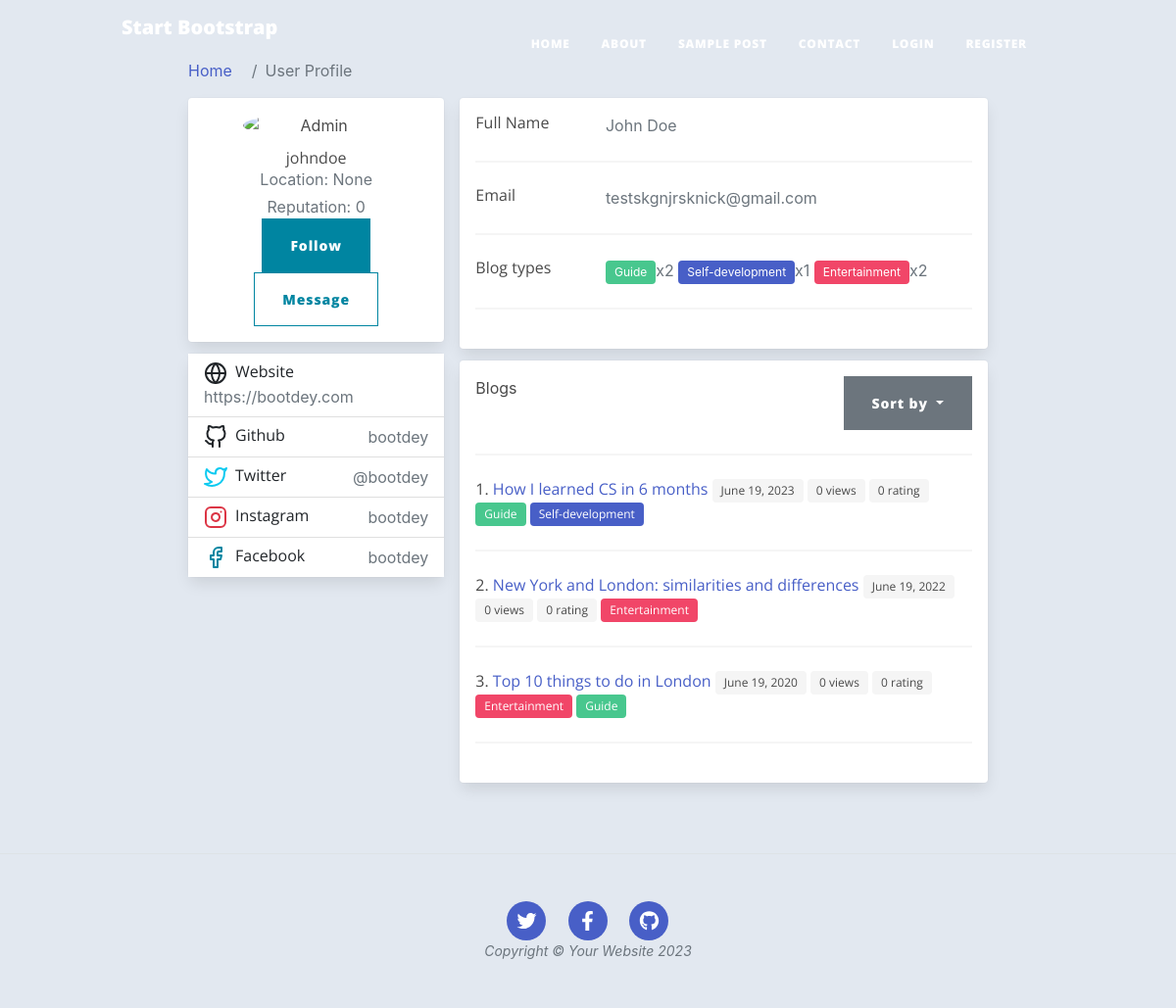
The page /feed/user/25 on the database as committed earlier.
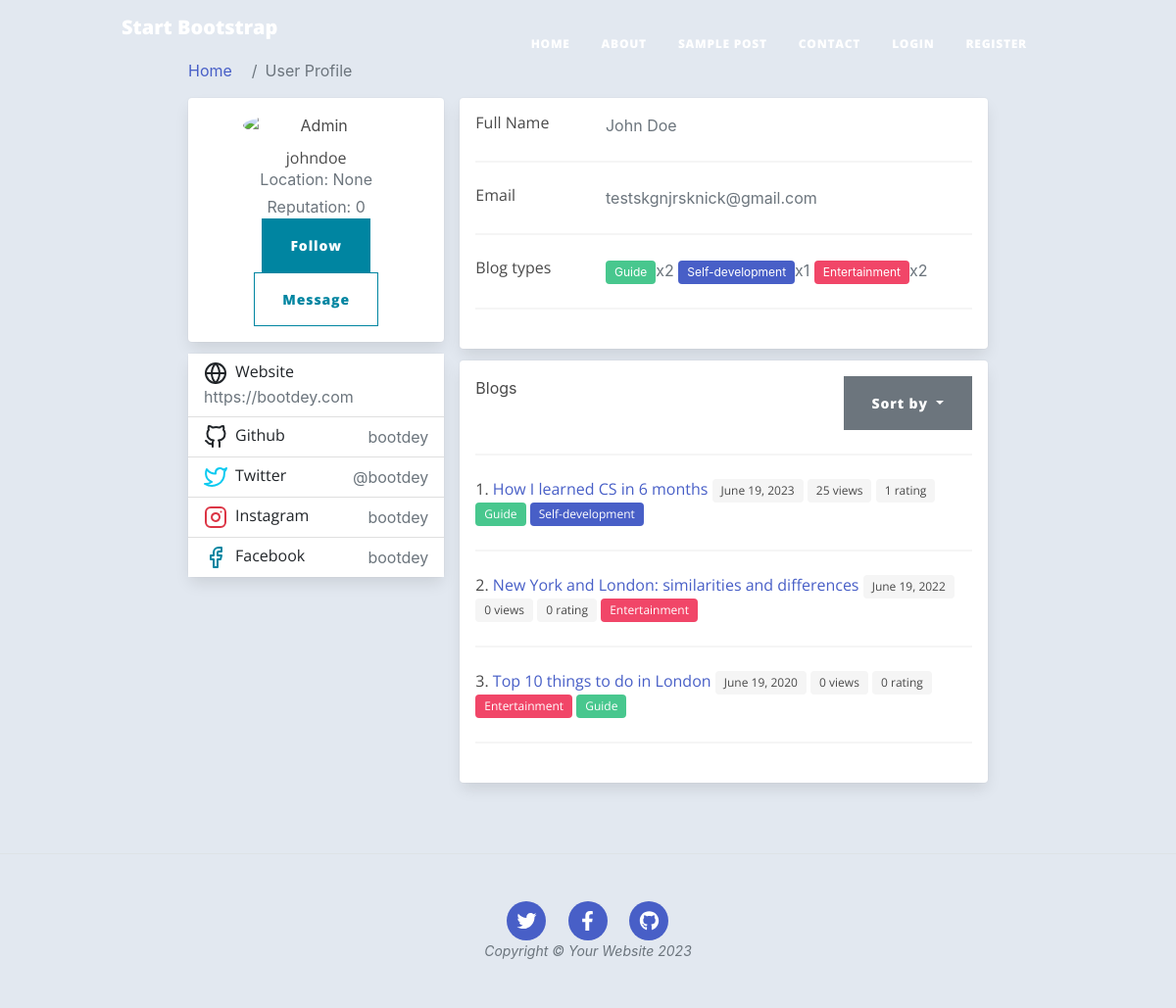
The same page on the database as committed later.
### feed/models.py (models this page shows, shortened)
class UserProfile(models.Model):
    user = models.OneToOneField(User, on_delete=models.CASCADE)
    bio = models.TextField(max_length=500, blank=True)
    reputation = models.IntegerField(default=0)
    location = models.CharField(max_length=100, choices=COUNTRIES, blank=True, null=True)
    birth_date = models.DateField(blank=True, null=True)
    followers = models.ManyToManyField(User, related_name='followers')
    website = models.CharField(max_length=100, blank=True)
    github = models.CharField(max_length=100, blank=True)
    twitter = models.CharField(max_length=100, blank=True)
    instagram = models.CharField(max_length=100, blank=True)
    facebook = models.CharField(max_length=100, blank=True)
    def __str__(self):
        return f'{self.user.first_name} {self.user.last_name}'

class ContentType(models.Model):
    type = models.CharField(max_length=100)
    TAG_COLORS = [
        ("primary", "primary"),
        ("info", "info"),
        ("link", "link"),
        ("success", "success"),
        ("black", "black"),
        ("dark", "dark"),
        ("light", "light"),
        ("white", "white"),
        ("warning", "warning"),
        ("danger", "danger"),
    ]
    color = models.CharField(
        max_length=20, choices=TAG_COLORS, default=choice(TAG_COLORS),
    )
    def __str__(self):
        return self.type

class Blog(models.Model):
    title = models.CharField(max_length=200, null=True)
    author = models.ForeignKey(
        User,
        on_delete=models.RESTRICT,
        blank=True,
        null=True,
    )
    post_date = models.DateField(default=now)
    content_type = models.ManyToManyField(ContentType)
    language = models.ForeignKey(Language, on_delete=models.RESTRICT, null=True)
    content = QuillField()
    upvoters = models.ManyToManyField(User, related_name='upvoters')
    views = models.IntegerField(editable=False, default=0)
    class Meta:
        ordering = ['-post_date']
    def __str__(self):
        return self.title
    def get_rating(self):
        return len(self.upvoters.all())

### feed/views.py (the view, shortened to what this page needs)
# urls.py: path('user/<int:pk>', views.profile, name='profile'),
def profile(request, pk, sorting='title', edit=''):
    user = get_object_or_404(User, pk=pk)
    user_profile = user.userprofile
    reverse_sorting = {'rating', 'views', 'post_date'}
    if sorting in reverse_sorting:
        sorting = '-' + sorting
    blogs_sorted = user.blog_set.order_by(sorting).all()
    context = {'passed_user': user, 'blogs_sorted': blogs_sorted}
    if not edit:
        return render(request, 'feed/profile.html', context=context)

### feed/templatetags/feed_extras.py (called while the page is built)
@register.filter
def get_blog_types(user: User) -> list[tuple]:
    types = defaultdict(int)
    for blog in user.blog_set.all():
        for content_type in blog.content_type.all():
            types[content_type] += 1
    return list(types.items())

### feed/templates/feed/profile.html (shortened to what this page needs)
{% extends 'base_generic.html' %}
{% block additional_links %}
  {% load feed_extras %}
  {% load static %}
  <link href="{% static 'css/profile_style.css' %}" rel="stylesheet"/>
  <link rel='stylesheet' href='https://cdnjs.cloudflare.com/ajax/libs/bulma/0.7.5/css/bulma.css'>
{% endblock %}
{% block content %}
<div class="container">
    <div class="main-body">
          <nav aria-label="breadcrumb" class="main-breadcrumb">
            <ol class="breadcrumb">
              <li class="breadcrumb-item"><a href="{% url 'index' %}">Home</a></li>
              <li class="breadcrumb-item active" aria-current="page">User Profile</li>
            </ol>
          </nav>
          <div class="row gutters-sm">
            <div class="col-md-4 mb-3">
              <div class="card">
                <div class="card-body">
                  <div class="d-flex flex-column align-items-center text-center">
                    <img src="https://bootdey.com/img/Content/avatar/avatar7.png" alt="Admin" class="rounded-circle" width="150">
                    <div class="mt-3">
                      <h4>{{ passed_user }}</h4>
                      <p class="text-secondary mb-1">Location: {{ passed_user.userprofile.location }}</p>
                      <p class="text-muted font-size-sm">Reputation: {{ passed_user.userprofile.reputation }}</p>
                      {% if not user.is_authenticated or user.pk != passed_user.pk %}
                        {% if not user.is_authenticated or user not in passed_user.userprofile.followers.all %}
                          <a class="btn btn-primary" href="{% url 'follow' passed_user.pk %}">Follow</a>
                        {% else %}
                          <a class="btn btn-primary" href="{% url 'unfollow' passed_user.pk %}">Unfollow</a>
                        {% endif %}
                        <a class="btn btn-outline-primary">Message</a>
                      {% endif %}
                    </div>
                  </div>
                </div>
              </div>
              {% block left_form %}
              <div class="card mt-3">
                <ul class="list-group list-group-flush">
                  <li class="list-group-item d-flex justify-content-between align-items-center flex-wrap">
                    <h6 class="mb-0">Website</h6>
                    <span class="text-secondary">https://bootdey.com</span>
                  </li>
                  <li class="list-group-item d-flex justify-content-between align-items-center flex-wrap">
                    <h6 class="mb-0">Github</h6>
                    <span class="text-secondary">bootdey</span>
                  </li>
                  <li class="list-group-item d-flex justify-content-between align-items-center flex-wrap">
                    <h6 class="mb-0">Twitter</h6>
                    <span class="text-secondary">@bootdey</span>
                  </li>
                  <li class="list-group-item d-flex justify-content-between align-items-center flex-wrap">
                    <h6 class="mb-0">Instagram</h6>
                    <span class="text-secondary">bootdey</span>
                  </li>
                  <li class="list-group-item d-flex justify-content-between align-items-center flex-wrap">
                    <h6 class="mb-0">Facebook</h6>
                    <span class="text-secondary">bootdey</span>
                  </li>
                </ul>
              </div>
              {% endblock %}
            </div>
            <div class="col-md-8">
              <div class="card mb-3">
                {% block right_form %}
                <div class="card-body">
                  <div class="row">
                    <div class="col-sm-3">
                      <h6 class="mb-0">Full Name</h6>
                    </div>
                    <div class="col-sm-9 text-secondary">
                      {{ passed_user.userprofile }}
                    </div>
                  </div>
                  <hr>
                  <div class="row">
                    <div class="col-sm-3">
                      <h6 class="mb-0">Email</h6>
                    </div>
                    <div class="col-sm-9 text-secondary">
                      {{ passed_user.email }}
                    </div>
                  </div>
                  <hr>
                  <div class="row">
                    <div class="col-sm-3">
                      <h6 class="mb-0">Blog types</h6>
                    </div>
                    <div class="col-sm-9 text-secondary">
                      {% for type, number in passed_user|get_blog_types %}
                        <span class="tag is-{{ type.color }}">{{ type }}</span>x{{ number }}
                      {% endfor %}
                    </div>
                  </div>
                  <hr>
                </div>
                {% endblock %}
              </div>
              {% if passed_user.blog_set %}
                <div class="card mb-3">
                  <div class="card-body">
                    <div class="row">
                      <div class="col justify-content-between" style="display: flex;">
                        <div>Blogs</div>
                        <div class="dropdown">
                          <button class="btn btn-secondary dropdown-toggle" type="button" id="dropdownMenuButton" data-bs-toggle="dropdown" aria-haspopup="true" aria-expanded="false">
                            Sort by
                          </button>
                        </div>
                      </div>
                    </div>
                    <hr>
                    {% for blog in blogs_sorted %}
                      <div class="row">
                        <div class="col">
                          <h6 class="mb-0">{{ forloop.counter }}.
                            <a href="{% url 'blog' blog.pk %}">{{ blog }}</a>
                            <span class="tag is-light">{{ blog.post_date }}</span>
                            <span class="tag is-light">{{ blog.views }} views</span>
                            <span class="tag is-light">{{ blog.get_rating }} rating</span>
                          {% for type in blog.content_type.all %}
                            <span class="tag is-{{ type.color }}">{{ type }}</span>
                          {% endfor %}
                          </h6>
                        </div>
                      </div>
                      <hr>
                    {% endfor %}
                  </div>
                </div>
              {% endif %}
            </div>
          </div>
        </div>
    </div>
{% endblock %}

### feed/templates/base_generic.html (shortened to what this page needs)
<!DOCTYPE html>
<html lang="en">
    <head>
        {% load static %}
        <link href="{% static 'css/styles.css' %}" rel="stylesheet" />
        {% block additional_links %}{% endblock %}
    </head>
    <body>
        <nav class="navbar navbar-expand-lg navbar-light" id="mainNav">
            <div class="container px-4 px-lg-5">
                <a class="navbar-brand" href="/">Start Bootstrap</a>
                <div class="collapse navbar-collapse" id="navbarResponsive">
                    <ul class="navbar-nav ms-auto py-4 py-lg-0">
                        <li class="nav-item"><a class="nav-link px-lg-3 py-3 py-lg-4" href="/">Home</a></li>
                        <li class="nav-item"><a class="nav-link px-lg-3 py-3 py-lg-4" href="{% url 'about' %}">About</a></li>
                        <li class="nav-item"><a class="nav-link px-lg-3 py-3 py-lg-4" href="{% url 'post' %}">Sample Post</a></li>
                        <li class="nav-item"><a class="nav-link px-lg-3 py-3 py-lg-4" href="{% url 'contact' %}">Contact</a></li>
                        {% if user.is_authenticated %}
                          <li class="nav-item"><a class="nav-link px-lg-3 py-3 py-lg-4" href="{% url 'profile' user.pk %}">My profile</a></li>
                        {% else %}
                          <li class="nav-item"><a class="nav-link px-lg-3 py-3 py-lg-4" href="{% url 'login' %}">Login</a></li>
                          <li class="nav-item"><a class="nav-link px-lg-3 py-3 py-lg-4" href="{% url 'register' %}">Register</a></li>
                        {% endif %}
                    </ul>
                </div>
            </div>
        </nav>
        {% block content %}{% endblock %}
        <footer class="border-top">
            <div class="container px-4 px-lg-5">
                <div class="row gx-4 gx-lg-5 justify-content-center">
                    <div class="col-md-10 col-lg-8 col-xl-7">
                        <ul class="list-inline text-center">
                            <li class="list-inline-item">
                                <a href="#!">
                                    <span class="fa-stack fa-lg">
                                        <i class="fas fa-circle fa-stack-2x"></i>
                                        <i class="fab fa-twitter fa-stack-1x fa-inverse"></i>
                                    </span>
                                </a>
                            </li>
                            <li class="list-inline-item">
                                <a href="#!">
                                    <span class="fa-stack fa-lg">
                                        <i class="fas fa-circle fa-stack-2x"></i>
                                        <i class="fab fa-facebook-f fa-stack-1x fa-inverse"></i>
                                    </span>
                                </a>
                            </li>
                            <li class="list-inline-item">
                                <a href="#!">
                                    <span class="fa-stack fa-lg">
                                        <i class="fas fa-circle fa-stack-2x"></i>
                                        <i class="fab fa-github fa-stack-1x fa-inverse"></i>
                                    </span>
                                </a>
                            </li>
                        </ul>
                        <div class="small text-center text-muted fst-italic">Copyright &copy; Your Website 2023</div>
                    </div>
                </div>
            </div>
        </footer>
    </body>
</html>

### feed/static/css/profile_style.css (style rules this page uses)
body { margin-top:20px; color: #1a202c; text-align: left; background-color: #e2e8f0; }
.main-body { padding: 60px; }
.card { box-shadow: 0 1px 3px 0 rgba(0,0,0,.1), 0 1px 2px 0 rgba(0,0,0,.06); }
.card { position: relative; display: flex; flex-direction: column; min-width: 0; word-wrap: break-word; background-color: #fff; background-clip: border-box; border: 0 solid rgba(0,0,0,.125); border-radius: .25rem; }
.card-body { flex: 1 1 auto; min-height: 1px; padding: 1rem; }
.gutters-sm { margin-right: -8px; margin-left: -8px; }
.gutters-sm>.col, .gutters-sm>[class*=col-] { padding-right: 8px; padding-left: 8px; }
.mb-3, .my-3 { margin-bottom: 1rem!important; }

Rows that differ between the two databases and show on the page:
changed Blog "How I learned CS in 6 months": views "0" → "25"; get_rating "0" → "1"
